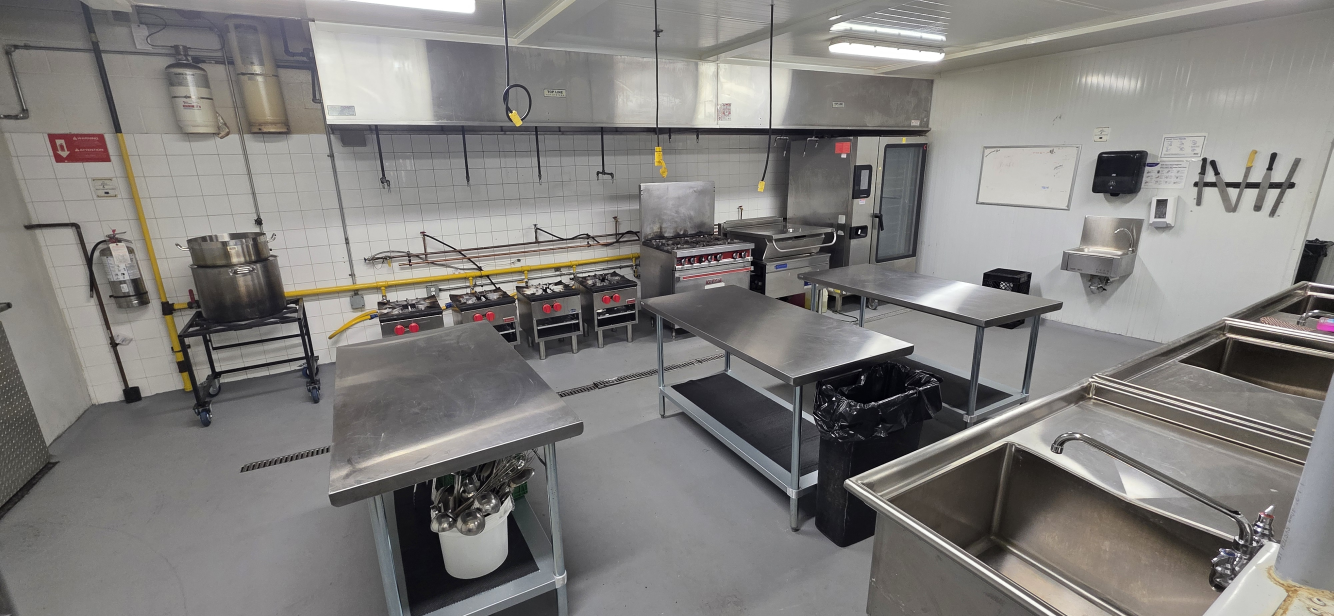
#> input picture 20260808_134306.jpg, 4000 x 1848 px, given in place of logo_h.png, which was not available (shown at 1/3 size)
$ python posters_v2.py
#> lines starting #> are read from the running program, lines starting #| are printed output that depends on the picture; pictures that were not available may be replaced by others from this repository, and a replacement may not be noted
"""Two ad posters for Instagram (1080x1350). Emotional headline first, kitchen as proof."""
from PIL import Image, ImageDraw, ImageFont, ImageOps, ImageFilter, ImageEnhance
import numpy as np

SRC = "/home/user/data-work/"
S = "/tmp/claude-0/-home-user-data-work/6d3e5537-b273-5292-9458-851e6e4d1899/scratchpad/"
W, H = 1080, 1350
F = "/usr/share/fonts/opentype/inter/"
RED, ORANGE, CREAM, INK, WHITE = (226, 29, 43), (242, 107, 29), (255, 247, 238), (28, 24, 22), (255, 255, 255)
def font(n, s): return ImageFont.truetype(F + n, s)
FX = lambda s: font("InterDisplay-ExtraBold.otf", s)
FH = lambda s: font("InterDisplay-SemiBold.otf", s)
FM = lambda s: font("Inter-Medium.otf", s)
FS = lambda s: font("Inter-SemiBold.otf", s)
FI = lambda s: font("Inter-MediumItalic.otf", s)
LOGO = Image.open(S + "logo_h.png").convert("RGBA")
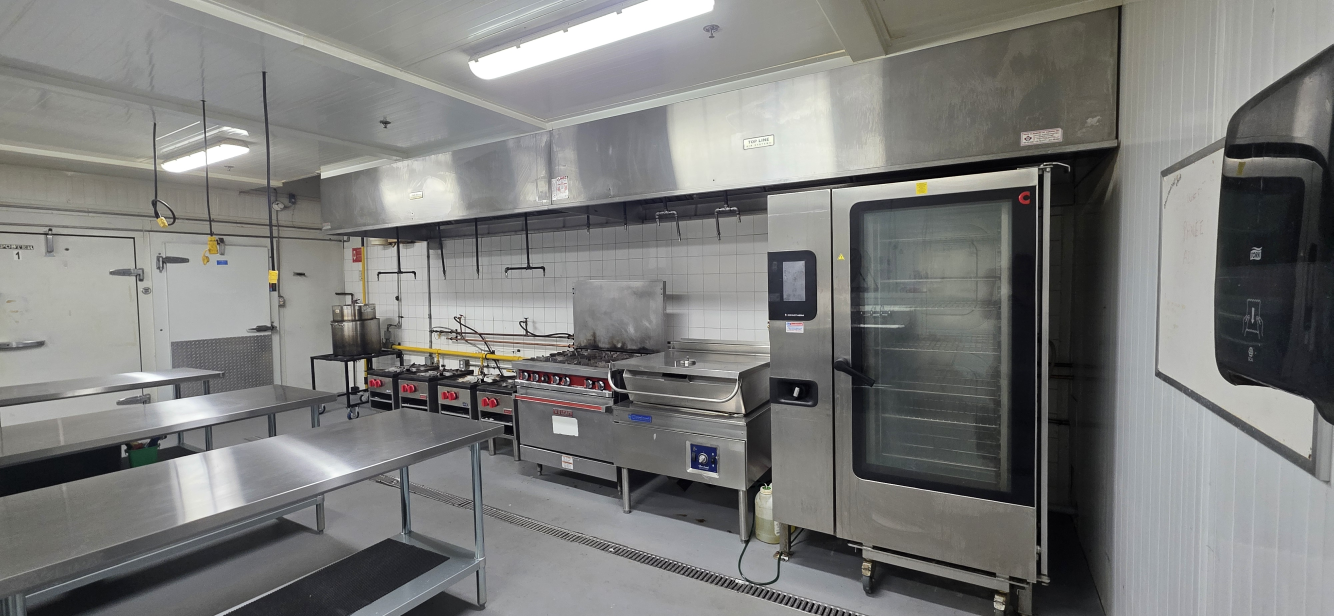
#> input picture 20260808_143157.jpg, 4000 x 1848 px, found by its file name (shown at 1/3 size)

def grade(im, mood):
#> called with mood = 'warm'
    if mood == "cold":
        im = ImageEnhance.Color(im).enhance(0.45); im = ImageEnhance.Contrast(im).enhance(1.12)
        r, g, b = im.split(); r = r.point(lambda v: int(v * 0.92)); b = b.point(lambda v: min(255, int(v * 1.06 + 6)))
    else:
        im = ImageEnhance.Contrast(im).enhance(1.06); im = ImageEnhance.Color(im).enhance(1.12)
        r, g, b = im.split(); r = r.point(lambda v: min(255, int(v * 1.05 + 5))); b = b.point(lambda v: int(v * 0.93))
#> after `r = r.point(lambda v: min(255, int(v * 1.05 + 5)))`:
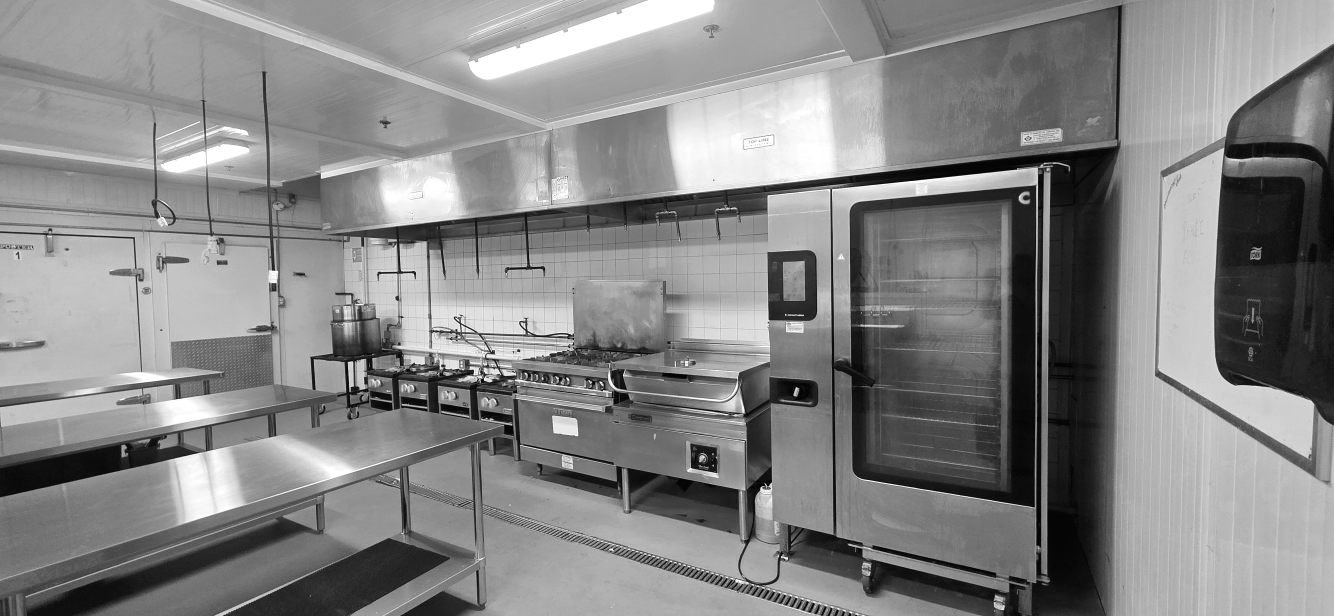
#> r: PIL image 4000x1848 L (shown at 1/3 size); min 5, max 255, mean 133.7
    return Image.merge("RGB", (r, g, b))

def load(fn, mood="warm"):
    p = fn if fn.startswith("/") else SRC + fn
    return grade(ImageOps.exif_transpose(Image.open(p)).convert("RGB"), mood)

def cover(im, w, h, cx=0.5, cy=0.5):
#> called with w = 1080, h = 1350, cx = 0.45, cy = 0.5
    s = max(w / im.width, h / im.height)
#> s = 0.731
    im = im.resize((int(im.width * s) + 1, int(im.height * s) + 1), Image.LANCZOS)
#> im: PIL image 2923x1351 RGB
    x0 = int((im.width - w) * cx); y0 = int((im.height - h) * cy)
#> after `x0 = int((im.width - w) * cx)`: x0 = 829
#> after `y0 = int((im.height - h) * cy)`: y0 = 0
    return im.crop((x0, y0, x0 + w, y0 + h))
#> returned value: PIL image 1080x1350 RGB

def grad(w, h, a0, a1, color=(0, 0, 0), start=0.0, vertical=True):
    a = np.linspace(0, 1, h if vertical else w)
    a = np.clip((a - start) / (1 - start), 0, 1)
    al = (a0 + (a1 - a0) * a) * 255
    g = np.zeros((h, w, 4), np.uint8); g[..., :3] = color
    g[..., 3] = al[:, None] if vertical else al[None, :]
    return Image.fromarray(g, "RGBA")

def grain(im, amt=4):
    a = np.asarray(im).astype(np.float32) + np.random.default_rng(1).normal(0, amt, (im.height, im.width, 1))
    return Image.fromarray(np.clip(a, 0, 255).astype(np.uint8))

def footer(im, d, y, dark=True):
    col = WHITE if dark else INK
    sub = (255, 205, 160) if dark else ORANGE
    pw, ph = 430, 92
    d.rounded_rectangle((64, y, 64 + pw, y + ph), radius=46, fill=RED)
    d.text((64 + pw // 2, y + ph // 2), "(289) 270-0990", font=FX(40), fill=WHITE, anchor="mm")
    d.text((64 + pw + 30, y + ph // 2 - 18), "mifoodstudio.com", font=FS(34), fill=col, anchor="lm")
    d.text((64 + pw + 30, y + ph // 2 + 22), "Unit 1, 6905 Millcreek Dr, Mississauga", font=FM(26), fill=sub, anchor="lm")

# ------------------------------------------------------------ POSTER 1 — the promise
def poster1():
    im = cover(load("20260808_143157.jpg"), W, H, 0.45, 0.5).convert("RGBA")
#> im: PIL image 1080x1350 RGBA
    im = Image.alpha_composite(im, grad(W, H, 0.0, 0.92, (14, 8, 5), start=0.28))
    im = Image.alpha_composite(im, grad(W, H, 0.45, 0.0, (0, 0, 0)))
    im = grain(im.convert("RGB"), 3)
    d = ImageDraw.Draw(im)
    lg = LOGO.resize((300, int(LOGO.height * 300 / LOGO.width)), Image.LANCZOS)
    pill = Image.new("RGBA", im.size, (0, 0, 0, 0)); pd = ImageDraw.Draw(pill)
#> after `pill = Image.new('RGBA', im.size, (0, 0, 0, 0))`: pill: PIL image 1080x1350 RGBA; every value is 0
    pd.rounded_rectangle((48, 44, 48 + 300 + 32, 44 + lg.height + 32), radius=20, fill=(255, 255, 255, 235))
    im = Image.alpha_composite(im.convert("RGBA"), pill).convert("RGB"); im.paste(lg, (64, 60), lg)
#> after `im.paste(lg, (64, 60), lg)`:
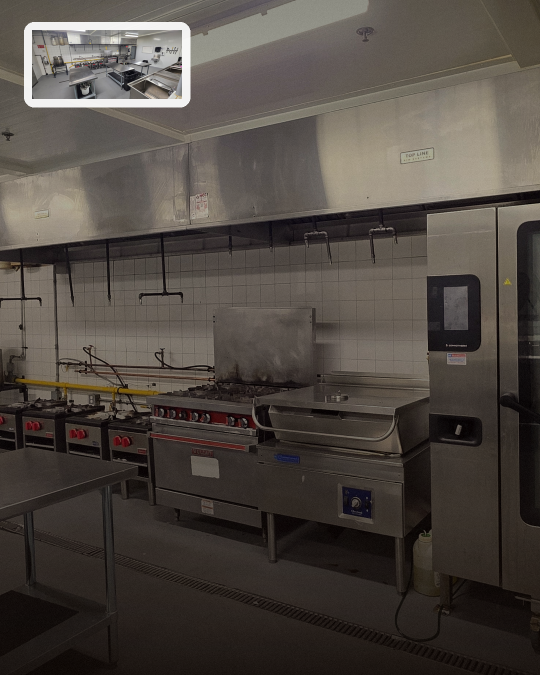
#> im: PIL image 1080x1350 RGB (shown at 1/2 size); mean R, G, B 78.9, 72, 65.8
    d = ImageDraw.Draw(im)
    tag = "CANADIAN THANKSGIVING · OCT 12"
    f = FS(24); tw = f.getlength(tag)
    d.rounded_rectangle((W - 48 - tw - 40, 58, W - 48, 112), radius=27, fill=RED)
    d.text((W - 48 - 20, 85), tag, font=f, fill=WHITE, anchor="rm")
    y = 640
    d.rectangle((64, y - 36, 200, y - 26), fill=RED)
    for line, col, f in [("Big family.", WHITE, FX(112)), ("Small kitchen.", WHITE, FX(112)), ("We fixed that.", (255, 176, 96), FX(112))]:
        d.text((67, y + 4), line, font=f, fill=(0, 0, 0)); d.text((64, y), line, font=f, fill=col); y += 118
#> after the loop, y = 994
    y += 20
#> y = 1014
    for s in ["Cook your whole Thanksgiving feast in our", "professional kitchen in Mississauga,", "then take it home and enjoy the day."]:
        d.text((64, y), s, font=FM(34), fill=(240, 232, 225)); y += 44
#> this loop made 3 passes
#> y on passes 1 to 3: 1058, 1102, 1146
#> after the loop, y = 1146
    footer(im, d, 1188)
    return im

# ------------------------------------------------------------ POSTER 2 — at home / here
def poster2():
    im = Image.new("RGB", (W, H), (12, 9, 8))
    top_h = 560
    top = cover(load(S + "c_home_up.jpg", "cold"), W, top_h, 0.5, 0.55)
#> call 2 of load, with mood = 'cold'
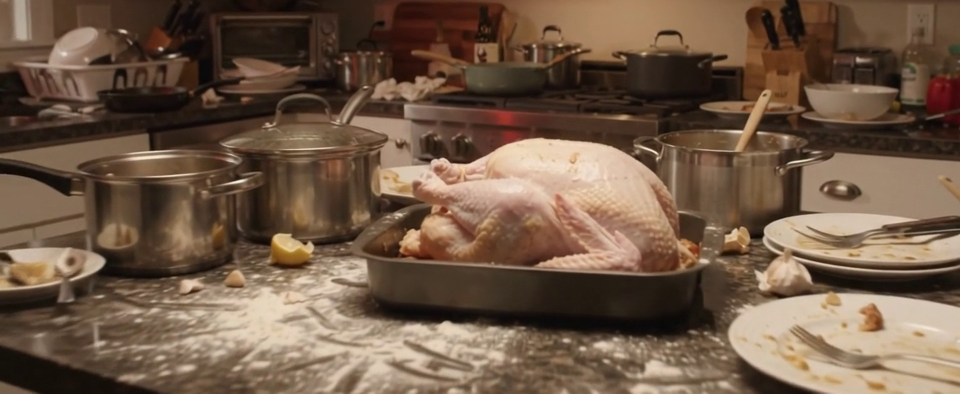
#> input picture marketing/thanksgiving-2026/src/c_home_up.jpg, 1920 x 787 px, found by its file name (shown at 1/2 size)
#> call 2 of grade, with mood = 'cold'
#> in grade (call 2), `r, g, b = im.split()`:
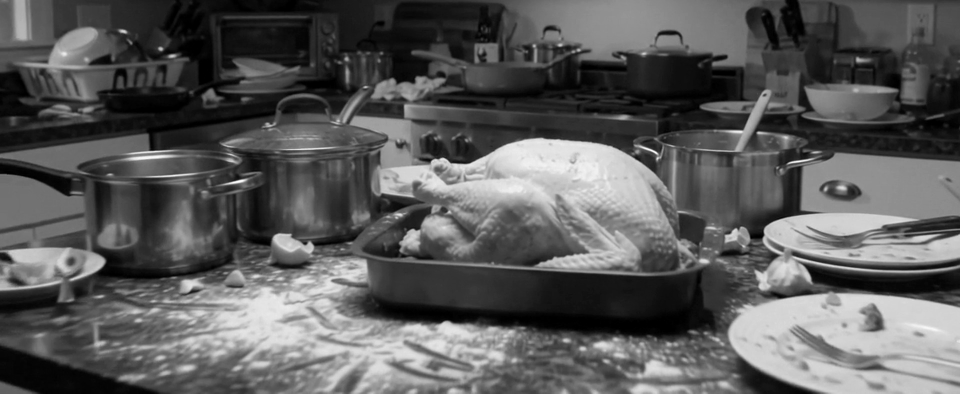
#> g: PIL image 1920x787 L (shown at 1/2 size); min 0, max 255, mean 90.5
    bot = cover(load(S + "c_cooking.png", "warm"), W, H - top_h, 0.55, 0.35)
#> call 3 of load, with mood = 'warm'
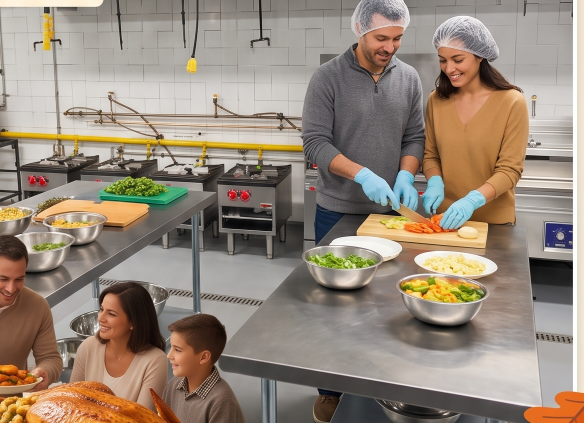
#> input picture marketing/thanksgiving-2026/src/c_cooking.png, 1167 x 846 px, found by its file name (shown at 1/2 size)
    im.paste(top, (0, 0)); im.paste(bot, (0, top_h))
#> after `im.paste(bot, (0, top_h))`:
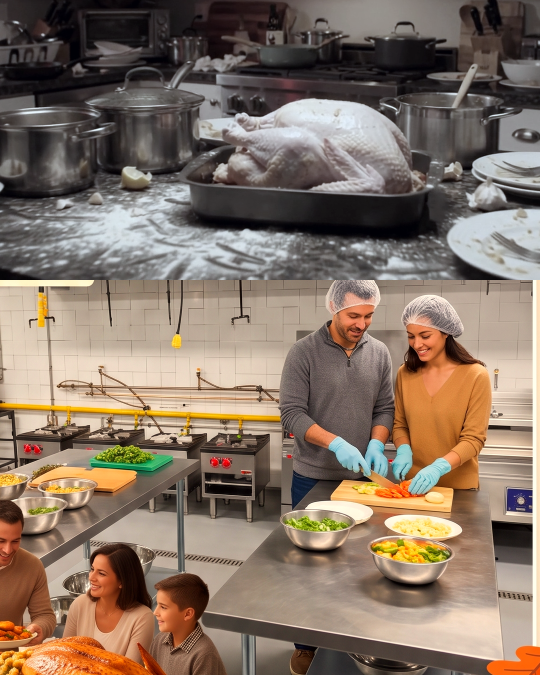
#> im: PIL image 1080x1350 RGB (shown at 1/2 size); mean R, G, B 134, 116.1, 101.6
    im = im.convert("RGBA")
    im = Image.alpha_composite(im, grad(W, top_h, 0.15, 0.80, (10, 8, 10), start=0.35).crop((0, 0, W, top_h)) if False else Image.new("RGBA", (W, H), (0, 0, 0, 0)))
    ov = Image.new("RGBA", (W, H), (0, 0, 0, 0))
    ov.paste(grad(W, top_h, 0.05, 0.85, (8, 6, 10), start=0.3), (0, 0))
    ov.paste(grad(W, H - top_h, 0.0, 0.92, (14, 8, 5), start=0.35), (0, top_h))
    im = Image.alpha_composite(im, ov)
    im = grain(im.convert("RGB"), 3)
    d = ImageDraw.Draw(im)
    # divider
    d.rectangle((0, top_h - 3, W, top_h + 3), fill=RED)
    # labels
    for txt, y in [("AT HOME", 40), ("AT MIFOODSTUDIO", top_h + 40)]:
        f = FS(24); tw = f.getlength(txt)
        d.rounded_rectangle((48, y, 48 + tw + 40, y + 50), radius=25, fill=(0, 0, 0, 160) if txt == "AT HOME" else RED)
        d.text((68, y + 25), txt, font=f, fill=WHITE, anchor="lm")
    # top headline
    y = top_h - 250
    d.text((67, y + 4), "Same turkey.", font=FX(96), fill=(0, 0, 0)); d.text((64, y), "Same turkey.", font=FX(96), fill=(225, 225, 230)); y += 104
    d.text((67, y + 4), "Different day.", font=FX(96), fill=(0, 0, 0)); d.text((64, y), "Different day.", font=FX(96), fill=(225, 225, 230))
    # bottom headline
    y = H - 440
    d.rectangle((64, y - 34, 200, y - 24), fill=RED)
    d.text((67, y + 4), "Change the kitchen,", font=FX(84), fill=(0, 0, 0)); d.text((64, y), "Change the kitchen,", font=FX(84), fill=WHITE); y += 90
    d.text((67, y + 4), "not the recipe.", font=FX(84), fill=(0, 0, 0)); d.text((64, y), "not the recipe.", font=FX(84), fill=(255, 176, 96)); y += 110
    d.text((64, y), "Thanksgiving slots are limited. Book yours today.", font=FM(32), fill=(240, 232, 225))
    footer(im, d, H - 150)
    lg = LOGO.resize((260, int(LOGO.height * 260 / LOGO.width)), Image.LANCZOS)
    pill = Image.new("RGBA", im.size, (0, 0, 0, 0)); pd = ImageDraw.Draw(pill)
    pd.rounded_rectangle((W - 48 - 260 - 28, 36, W - 48, 36 + lg.height + 28), radius=18, fill=(255, 255, 255, 235))
    im = Image.alpha_composite(im.convert("RGBA"), pill).convert("RGB"); im.paste(lg, (W - 48 - 260 - 14, 50), lg)
    return im

poster1().save(S + "poster_1_promise.jpg", quality=94)
poster2().save(S + "poster_2_home_vs_here.jpg", quality=94)
print("posters ok")
